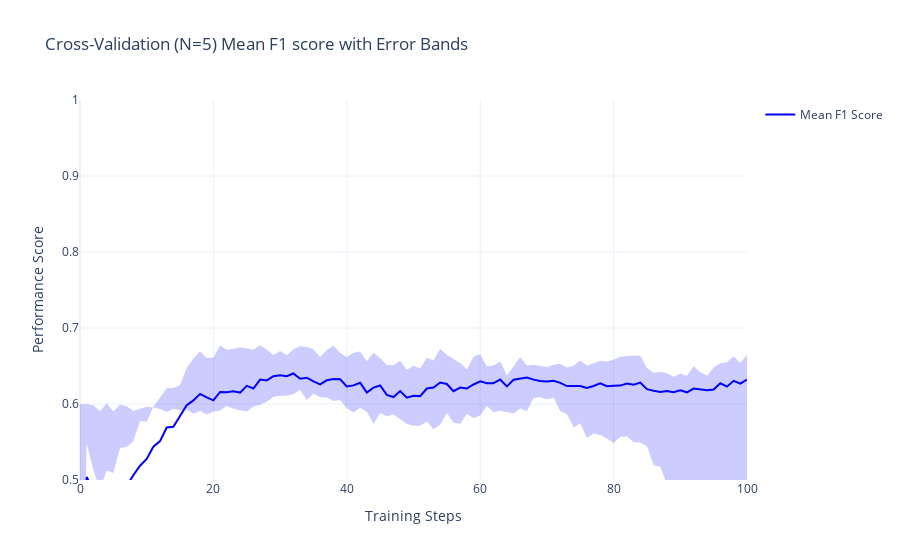
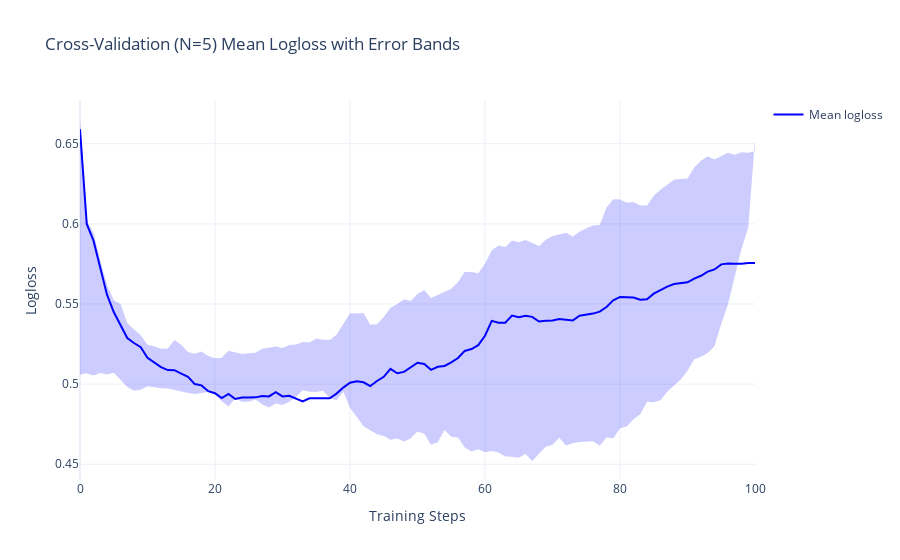

Write notebook code for charts like these, in order.
### Markdown cell above
Fit model on full dataset:

### Code cell
from ARISA_DSML.train import train
params = joblib.load(best_params_path)
experiment_id = get_or_create_experiment("diabetes_hyperparam_tuning_v2")
mlflow.set_experiment(experiment_id=experiment_id)
cv_results = pd.read_csv(cv_output_path)
model_path, model_params_path = train(X_train, y_train, categorical_indices, params, cv_results=cv_results)

### Figure 1 — Plotly figure (JSON) as saved in the notebook; plotly's stock layout.template omitted (floating-point values rounded to 4 significant figures; data arrays with more than 128 entries replaced by an {"elided": "..."} marker saying what was removed)
{"data": [{"line": {"color": "blue"}, "mode": "lines", "name": "Mean F1 Score", "type": "scatter", "x": [0, 1, 2, 3, 4, 5, 6, 7, 8, 9, 10, 11, 12, 13, 14, 15, 16, 17, 18, 19, 20, 21, 22, 23, 24, 25, 26, 27, 28, 29, 30, 31, 32, 33, 34, 35, 36, 37, 38, 39, 40, 41, 42, 43, 44, 45, 46, 47, 48, 49, 50, 51, 52, 53, 54, 55, 56, 57, 58, 59, 60, 61, 62, 63, 64, 65, 66, 67, 68, 69, 70, 71, 72, 73, 74, 75, 76, 77, 78, 79, 80, 81, 82, 83, 84, 85, 86, 87, 88, 89, 90, 91, 92, 93, 94, 95, 96, 97, 98, 99, 100], "y": [0.05926, 0.5041, 0.4854, 0.4539, 0.4701, 0.4807, 0.4952, 0.4924, 0.5062, 0.5188, 0.5277, 0.5437, 0.5512, 0.5691, 0.5701, 0.5844, 0.5984, 0.6047, 0.6133, 0.6087, 0.6048, 0.6159, 0.6155, 0.6168, 0.615, 0.6238, 0.6204, 0.6322, 0.6311, 0.6365, 0.6379, 0.6366, 0.6402, 0.6332, 0.6346, 0.6297, 0.6259, 0.6312, 0.6328, 0.6324, 0.6232, 0.6245, 0.6279, 0.6149, 0.6216, 0.6244, 0.612, 0.6092, 0.617, 0.6083, 0.6109, 0.6104, 0.6204, 0.6218, 0.6283, 0.6263, 0.6168, 0.6216, 0.6204, 0.6257, 0.6298, 0.6274, 0.6273, 0.6323, 0.6232, 0.632, 0.6334, 0.6348, 0.6321, 0.6303, 0.6296, 0.6305, 0.6278, 0.6236, 0.6236, 0.6237, 0.6212, 0.6237, 0.6272, 0.6235, 0.6242, 0.6242, 0.627, 0.6255, 0.6283, 0.6195, 0.6174, 0.6158, 0.617, 0.6156, 0.6181, 0.6154, 0.6204, 0.6196, 0.6182, 0.619, 0.6273, 0.6228, 0.6305, 0.6269, 0.6323]}, {"fill": "toself", "fillcolor": "rgba(0, 0, 255, 0.2)", "line": {"color": "rgba(255, 255, 255, 0)"}, "showlegend": false, "type": "scatter", "x": {"elided": "202 int values"}, "y": {"elided": "202 float values"}}], "layout": {"title": {"text": "Cross-Validation (N=5) Mean F1 score with Error Bands"}, "xaxis": {"title": {"text": "Training Steps"}}, "yaxis": {"range": [0.5, 1], "title": {"text": "Performance Score"}}}}

### Figure 2 — Plotly figure (JSON) as saved in the notebook; plotly's stock layout.template omitted (floating-point values rounded to 4 significant figures; data arrays with more than 128 entries replaced by an {"elided": "..."} marker saying what was removed)
{"data": [{"line": {"color": "blue"}, "mode": "lines", "name": "Mean logloss", "type": "scatter", "x": [0, 1, 2, 3, 4, 5, 6, 7, 8, 9, 10, 11, 12, 13, 14, 15, 16, 17, 18, 19, 20, 21, 22, 23, 24, 25, 26, 27, 28, 29, 30, 31, 32, 33, 34, 35, 36, 37, 38, 39, 40, 41, 42, 43, 44, 45, 46, 47, 48, 49, 50, 51, 52, 53, 54, 55, 56, 57, 58, 59, 60, 61, 62, 63, 64, 65, 66, 67, 68, 69, 70, 71, 72, 73, 74, 75, 76, 77, 78, 79, 80, 81, 82, 83, 84, 85, 86, 87, 88, 89, 90, 91, 92, 93, 94, 95, 96, 97, 98, 99, 100], "y": [0.659, 0.6, 0.5895, 0.5723, 0.5558, 0.545, 0.537, 0.5288, 0.5256, 0.523, 0.5165, 0.5132, 0.5106, 0.5088, 0.5087, 0.5066, 0.5045, 0.5, 0.4992, 0.4956, 0.4943, 0.4913, 0.4939, 0.4907, 0.4916, 0.4917, 0.4917, 0.4926, 0.4923, 0.495, 0.4923, 0.4927, 0.4907, 0.4892, 0.4912, 0.4912, 0.4912, 0.4912, 0.4941, 0.4978, 0.5009, 0.5017, 0.5011, 0.4987, 0.502, 0.5046, 0.5095, 0.5068, 0.5076, 0.5104, 0.5133, 0.5125, 0.5089, 0.5108, 0.5113, 0.5136, 0.5163, 0.5207, 0.5219, 0.5243, 0.5302, 0.5395, 0.5383, 0.5384, 0.5427, 0.5418, 0.5426, 0.542, 0.5391, 0.5396, 0.5397, 0.5406, 0.54, 0.5397, 0.5427, 0.5431, 0.544, 0.5452, 0.5481, 0.5523, 0.5544, 0.5542, 0.554, 0.5527, 0.553, 0.5565, 0.5589, 0.5609, 0.5625, 0.5631, 0.5635, 0.5659, 0.5676, 0.5702, 0.5715, 0.5747, 0.5752, 0.5751, 0.5751, 0.5756, 0.5755]}, {"fill": "toself", "fillcolor": "rgba(0, 0, 255, 0.2)", "line": {"color": "rgba(255, 255, 255, 0)"}, "showlegend": false, "type": "scatter", "x": {"elided": "202 int values"}, "y": {"elided": "202 float values"}}], "layout": {"title": {"text": "Cross-Validation (N=5) Mean Logloss with Error Bands"}, "xaxis": {"title": {"text": "Training Steps"}}, "yaxis": {"title": {"text": "Logloss"}}}}
